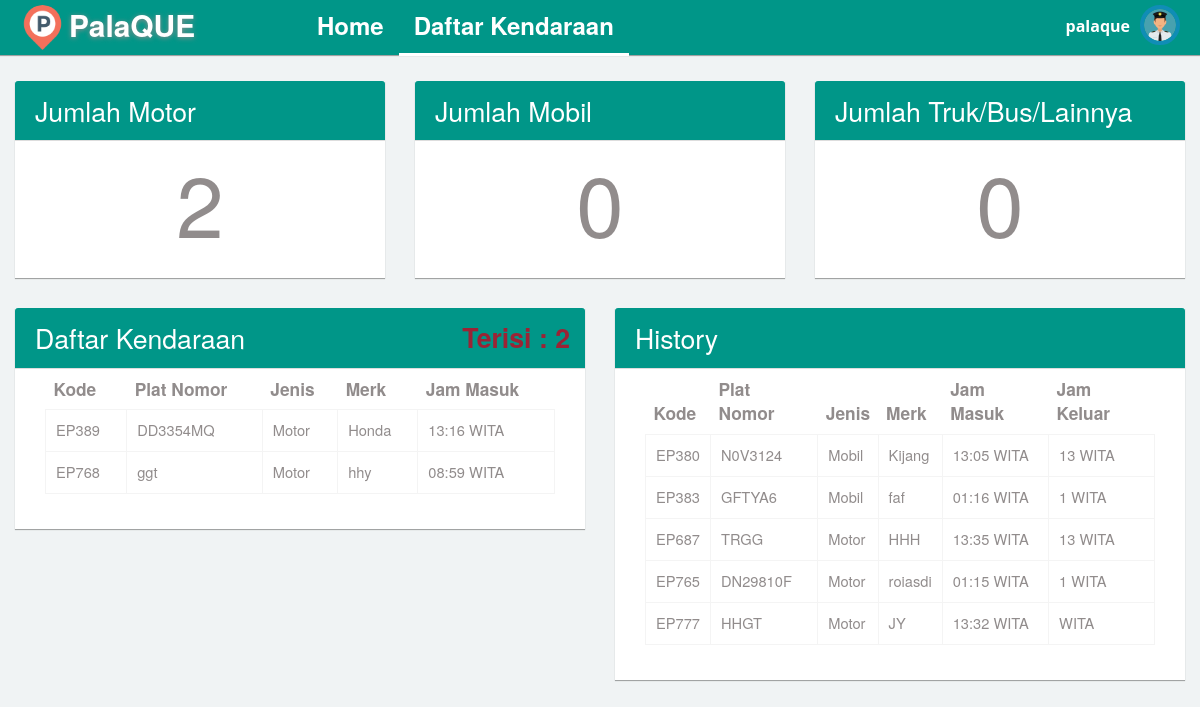
Screenshot of /daftar_kendaraan.php?nama=palaque (signed in) with the database file from the repository.
### tables this page shows
CREATE TABLE `tb_daftar_parkir` (
  `kode` varchar(5) NOT NULL,
  `plat_nomor` varchar(10) NOT NULL,
  `jenis` varchar(22) NOT NULL,
  `merk` varchar(30) NOT NULL,
  `jam_masuk` varchar(9) NOT NULL,
  `hitung_jam_masuk` int(2) NOT NULL,
  `status` varchar(2) NOT NULL,
  `jam_keluar` varchar(9) NOT NULL,
  `Harga` int(6) NOT NULL
);

### daftar_kendaraan.php (the view, shortened to what this page needs)
<!DOCTYPE html>
<html>
<head>
  <link rel="stylesheet" type="text/css" href="asset/css/bootstrap.min.css">
  <link rel="stylesheet" type="text/css" href="asset/css/plugins/font-awesome.min.css"/>
  <link rel="stylesheet" type="text/css" href="asset/css/plugins/animate.min.css"/>
  <link rel="stylesheet" type="text/css" href="asset/css/plugins/nouislider.min.css"/>
  <link rel="stylesheet" type="text/css" href="asset/css/plugins/select2.min.css"/>
  <link rel="stylesheet" type="text/css" href="asset/css/plugins/ionrangeslider/ion.rangeSlider.css"/>
  <link rel="stylesheet" type="text/css" href="asset/css/plugins/ionrangeslider/ion.rangeSlider.skinFlat.css"/>
  <link rel="stylesheet" type="text/css" href="asset/css/plugins/bootstrap-material-datetimepicker.css"/>
  <link rel="stylesheet" type="text/css" href="asset/css/plugins/simple-line-icons.css"/>
  <link rel="stylesheet" type="text/css" href="asset/css/plugins/mediaelementplayer.css"/>
  <link href="asset/css/style.css" rel="stylesheet">
</head>
<?php
  include "config/koneksi.php";
  $username = $_GET['nama'];
  $cek_isi = mysqli_num_rows(mysqli_query($con, "SELECT * FROM tb_daftar_parkir WHERE status = '1'"));
  $cek_mobil = mysqli_num_rows(mysqli_query($con, "SELECT * FROM tb_daftar_parkir WHERE jenis ='Mobil' AND status = '1'"));
  $cek_motor = mysqli_num_rows(mysqli_query($con, "SELECT * FROM tb_daftar_parkir WHERE jenis ='Motor' AND status = '1'"));
  $cek_lainnya = mysqli_num_rows(mysqli_query($con, "SELECT * FROM tb_daftar_parkir WHERE jenis ='Truk/Bus/Lainnya' AND status = '1'"));
 ?>
<body class="dashboard topnav">
        <nav class="navbar navbar-default header navbar-fixed-top bg-teal">
          <div class="col-md-12 nav-wrapper">
            <div class="navbar-header" style="width:100%;">
                <div class="navbar-brand" style="margin-left: -10px;" name="home_logo">
                <img src="asset/img/logo.png" class="img-circle" alt="logo" style="float: left;margin-top: -10px;" width="45px"/>
                 <b style="float: left;margin-left: 4px;">PalaQUE</b>
                </div>
              <ul class="nav navbar-nav search-nav" style="margin-left: 7%">
                  <li><a href="home.php?nama=<?= $username ?>"><span  style="font-size: 18pt">Home</a></span></li>
                  <li class="active"><a style="font-size: 18pt">Daftar Kendaraan</a></li>
              </ul>
              <ul class="nav navbar-nav navbar-right user-nav">
                <li class="user-name"><span><?php echo $username ?></span></li>
                  <li class="dropdown avatar-dropdown">
                   <img src="asset/img/petugas.png" class="img-circle avatar" alt="username" data-toggle="dropdown" aria-haspopup="true" aria-expanded="true" style="cursor: pointer;" />
                </li>
              </ul>
            </div>
          </div>
        </nav>
      <div id="content">
                <div class="col-md-4 col-sm-4 col-xs-12" style="margin-top: 30px;">
                  <div class="col-md-12 panel">
                    <div class="col-md-12 panel-heading bg-teal">
                      <h4 style="color: white;font-size: 20pt;">Jumlah Motor</h4>
                    </div>
                    <div class="panel-body" style="text-align: center;font-size: 64pt;">
                      <?= $cek_motor ?>
                  </div>
                  </div>
                </div>
                <div class="col-md-4 col-sm-4 col-xs-12" style="margin-top: 30px;">
                  <div class="col-md-12 panel">
                    <div class="col-md-12 panel-heading bg-teal">
                      <h4 style="color: white;font-size: 20pt;">Jumlah Mobil</h4>
                    </div>
                    <div class="panel-body" style="text-align: center;font-size: 64pt;">
                      <?= $cek_mobil ?>
                  </div>
                  </div>
                </div>
                <div class="col-md-4 col-sm-4 col-xs-12" style="margin-top: 30px;">
                  <div class="col-md-12 panel">
                    <div class="col-md-12 panel-heading bg-teal">
                      <h4 style="color: white;font-size: 20pt;">Jumlah Truk/Bus/Lainnya</h4>
                    </div>
                    <div class="panel-body" style="text-align: center;font-size: 64pt;">
                      <?= $cek_lainnya ?>
                  </div>
                  </div>
                </div>
               <div class="col-md-6 col-sm-12 col-xs-12" style="margin-top: 10px;">
                  <div class="col-md-12 panel">
                    <div class="col-md-12 panel-heading bg-teal">
                      <h4 style="color: white;font-size: 20pt;">Daftar Kendaraan <span class="right" style="color : #9B2335; font-weight: bold; text-align: right; padding-right: 10px;">Terisi : <?= $cek_isi ?></span></h4>
                    </div>
                    <div class="panel-body">
                    <div class="table-responsive col-md-12 col-sm-12 col-xs-12">
                    <table class="table table-hover" width="100%" cellspacing="0">
                    <thead>
                      <tr style="font-size: 13pt">
                        <th style="max-width: 120px;">Kode</th>
                        <th style="max-width: 250px;">Plat Nomor</th>
                        <th>Jenis</th>
                        <th>Merk</th>
                        <th style="max-width: 200px;">Jam Masuk</th>
                      </tr>
                    </thead>
                    <tbody>
                      <?php
                        $sql = "SELECT * FROM tb_daftar_parkir WHERE status = '1'";
                        $query = mysqli_query($con, $sql);
                        while ($data = mysqli_fetch_array($query)) {?>
                      <tr style="font-size: 11pt">
                        <td><?php echo $data['kode'] ?></td>
                        <td><?php echo $data['plat_nomor'] ?></td>
                        <td><?php echo $data['jenis'] ?></td>
                        <td><?php echo $data['merk'] ?></td>
                        <td><?php echo $data['jam_masuk'] . " WITA" ?></td>
                      </tr>
                      <?php } ?>
                    </tbody>
                  </table>
                  </div>
                  </div>
                  </div>
                </div>
                <div class="col-md-6 col-sm-12 col-xs-12"  style="margin-top: 10px;">
                  <div class="col-md-12 panel">
                    <div class="col-md-12 panel-heading bg-teal">
                      <h4 style="color: white;font-size: 20pt;">History</h4>
                    </div>
                    <div class="panel-body">
                    <div class="table-responsive col-md-12 col-sm-12 col-xs-12">
                    <table class="table" width="100%" cellspacing="0">
                    <thead>
                      <tr style="font-size: 13pt">
                        <th style="max-width: 120px;">Kode</th>
                        <th style="max-width: 250px;">Plat Nomor</th>
                        <th>Jenis</th>
                        <th>Merk</th>
                        <th style="max-width: 200px;">Jam Masuk</th>
                        <th style="max-width: 200px;">Jam Keluar</th>
                      </tr>
                    </thead>
                    <tbody>
                      <?php
                        $sql = "SELECT * FROM tb_daftar_parkir WHERE status = '2'";
                        $query = mysqli_query($con, $sql);
                        while ($data = mysqli_fetch_array($query)) {?>
                      <tr style="font-size: 11pt">
                        <td><?php echo $data['kode'] ?></td>
                        <td><?php echo $data['plat_nomor'] ?></td>
                        <td><?php echo $data['jenis'] ?></td>
                        <td><?php echo $data['merk'] ?></td>
                        <td><?php echo $data['jam_masuk'] . " WITA" ?></td>
                        <td><?php echo $data['jam_keluar'] . " WITA" ?></td>
                      </tr>
                      <?php } ?>
                    </tbody>
                  </table>
                  </div>
                  </div>
                  </div>
                </div>
      </div>
</body>
</html>

### rows the page displays
tb_daftar_parkir: kode "EP389", plat_nomor "DD3354MQ", jenis "Motor", merk "Honda", jam_masuk "13:16"
tb_daftar_parkir: kode "EP768", plat_nomor "ggt", jenis "Motor", merk "hhy", jam_masuk "08:59"
tb_daftar_parkir: kode "EP380", plat_nomor "N0V3124", jenis "Mobil", merk "Kijang", jam_masuk "13:05", jam_keluar "13"
tb_daftar_parkir: kode "EP383", plat_nomor "GFTYA6", jenis "Mobil", merk "faf", jam_masuk "01:16", jam_keluar "1"
tb_daftar_parkir: kode "EP687", plat_nomor "TRGG", jenis "Motor", merk "HHH", jam_masuk "13:35", jam_keluar "13"
tb_daftar_parkir: kode "EP765", plat_nomor "DN29810F", jenis "Motor", merk "roiasdi", jam_masuk "01:15", jam_keluar "1"
tb_daftar_parkir: kode "EP777", plat_nomor "HHGT", jenis "Motor", merk "JY", jam_masuk "13:32"

### other values shown
$username "palaque"
$cek_motor "2"
$cek_mobil "0"
$cek_lainnya "0"
$cek_isi "2"
